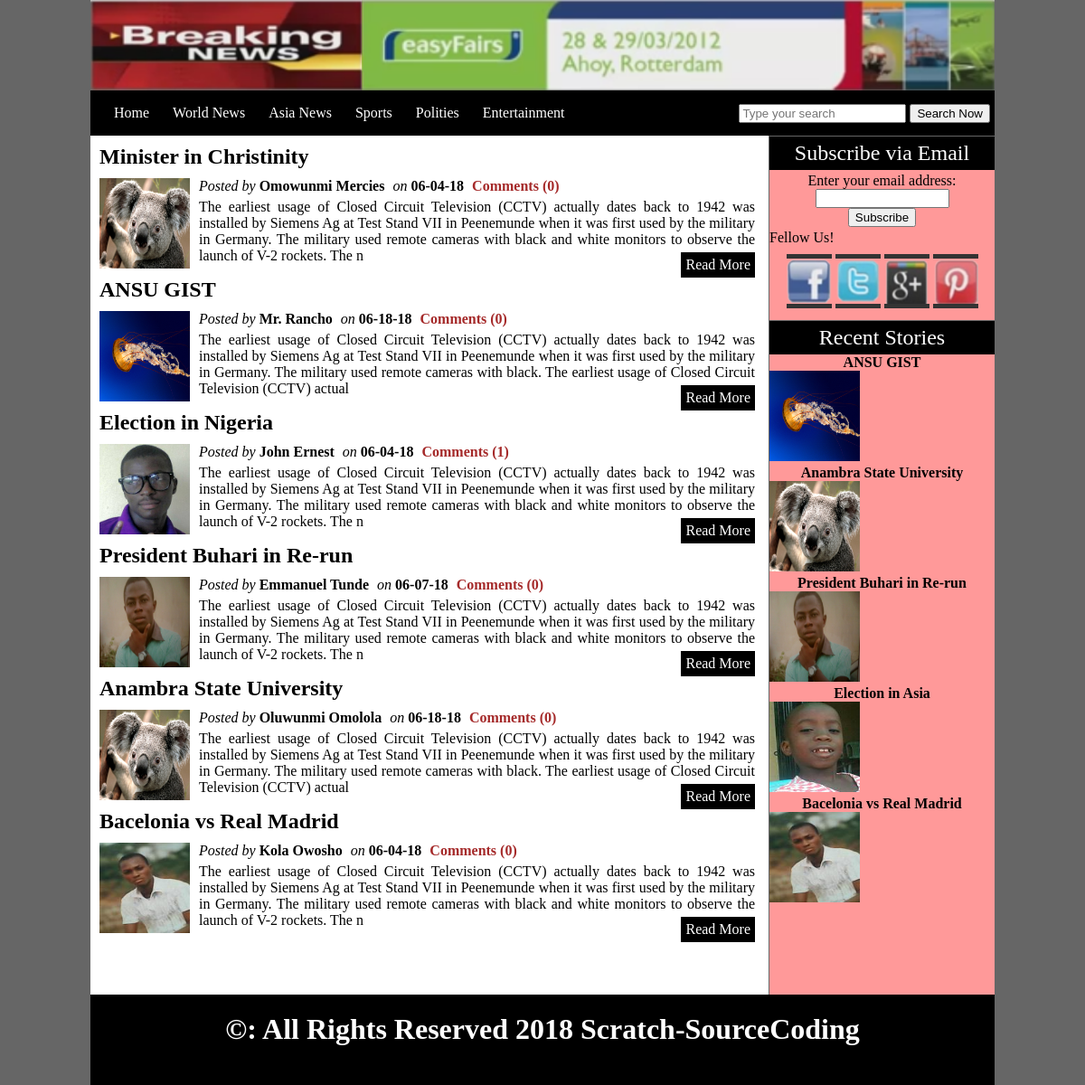
The page / on the database its author committed.
### tables this page shows
CREATE TABLE `categories` (
  `cat_id` int(10) NOT NULL,
  `cat_title` varchar(50) NOT NULL
);

CREATE TABLE `posts` (
  `post_id` int(10) NOT NULL,
  `category_id` int(10) NOT NULL,
  `post_title` varchar(100) NOT NULL,
  `post_date` text NOT NULL,
  `post_author` varchar(50) NOT NULL,
  `post_keywords` varchar(100) NOT NULL,
  `post_image` text NOT NULL,
  `post_content` text NOT NULL
);

### includes/post_content.php (the view)
<div class="post_area">
  <?php
    $get_posts = "SELECT * FROM posts ORDER BY rand() LIMIT 0,6";
    $run_posts = mysqli_query($con,$get_posts);
    while ($row_posts = mysqli_fetch_array($run_posts)) {
      $post_id = $row_posts['post_id'];
      $post_title = $row_posts['post_title'];
      $post_date = $row_posts['post_date'];
      $post_author = $row_posts['post_author'];
      $post_image = $row_posts['post_image'];
      $comments =
      $post_content = substr($row_posts['post_content'],0,300);
      $post_new_id = $post_id;
      $get_comments = "select * from comments where post_id='$post_new_id' AND status='approve'";
      $run_comments = mysqli_query($con,$get_comments);
      $count = mysqli_num_rows($run_comments);
      echo"
        <h2><a id='content_title' href='details.php?post=$post_id'>$post_title</a></h2>
        <span><i>Posted by </i><b>$post_author</b></span><span><i>on </i><b>$post_date</b></span><span style='color:brown'><b>Comments ($count)</b></span>
        <img src='admin/post_images/$post_image' width='100' height='100' />
        <p>$post_content <a id='read_more_link' href='details.php?post=$post_id'>Read More</a></p>
      ";
    }
  ?>
</div>

### index.php (shortened to what this page needs)
<!DOCTYPE html>
<html>
  <head>
    <link rel="stylesheet" href="styles/style.css" media="all">
  </head>
  <body>
      <div class="container">
        <div class="head">
          <a href="index.php"><img id="logo" src="images/logo.png" alt="logo"/></a>
          <img id="banner" src="images/ad_banner.png" alt="banner" />
        </div>
        <?php
        include("includes/navbar.php");
        if(!isset($_GET['cat'])){
        include("includes/post_content.php");
        }else {
        include("includes/get_post_categories.php");
        }
        include("includes/sidebar.php");
        include("includes/footer.php");
        ?>
  </body>
</html>

### includes/navbar.php
<div class="navbar">
  <ul id="menu">
    <?php
      include("includes/database.php");
      $get_cat = "select * from categories";
      $run_cats = mysqli_query($con,$get_cat);
      echo "<li><a style='margin-left:20px;' href='index.php'>Home</a></li>";
      while ($cats_row=mysqli_fetch_array($run_cats)) {
        $cat_id = $cats_row['cat_id'];
        $cat_title = $cats_row['cat_title'];
        echo "
        <li><a href='index.php?cat=$cat_id'>$cat_title</a></li>
        ";
      }
    ?>
  </ul>
  <div id="form">
    <form class="" action="results.php" method="get" enctype="multipart/form-data">
      <input type="text" name="search_query" Placeholder="Type your search" />
      <input type="submit" name="search" value="Search Now"/>
    </form>
  </div>
</div>

### includes/sidebar.php
<div class="sidebar">
  <div id="sidebar_title">Subscribe via Email</div>
  <div class="">
    <form style="padding:3px; text-align:center;" action="http://feedburner.google.com/fb/a/mailverify" method="post" target="popupwindow" onsubmit="window.open('http://feedburner.google.com/fb/a/mailverify?uri=OnlineComputerTeacherkarachi', 'popupwindow',scrollbars=yes,width=550,height=520); return true"><p>Enter your email address:</p><p><input type="text" name="email" style="width:140px"></p><input type="hidden" name="uri" value="OnlineComputerTeacherkarachi"><input type="hidden" name="loc" value="en_US"><input type="submit" value="Subscribe"></p>
    </form>
  </div>
  <div ="sidebar_title">Fellow Us!</div>
    <div id="social">
      <img src="images/facebook.png" alt="facebook" width="50" height="50"/>
      <img src="images/twitter.png" alt="twitter" width="50" height="50"/>
      <img src="images/google.png" alt="google" width="50" height="50"/>
      <img src="images/pin.png" alt="pin" width="50" height="50"/>
    </div>
  <div id="sidebar_title">Recent Stories</div>
  <?php
    $get_posts = "SELECT * FROM posts ORDER BY 1 DESC LIMIT 0,5";
    $run_posts = mysqli_query($con,$get_posts);
    while ($row_posts = mysqli_fetch_array($run_posts)) {
      $post_id = $row_posts['post_id'];
      $post_title = $row_posts['post_title'];
      $post_image = $row_posts['post_image'];
      echo"
        <h2><a href='details.php?post=$post_id'>$post_title</a></h2>
        <img src='admin/post_images/$post_image' width='100' height='100' />
      ";
    }
  ?>
</div>

### includes/footer.php
<div class="footer_area">
    <h1 style="padding:20px; text-align:center">&copy: All Rights Reserved 2018 Scratch-SourceCoding</h1>
</div>

### styles/style.css (style rules this page uses)
html, body, div, span, applet, object, iframe, h1, h2, h3,h4,h5,h6, p, blockquote, pre, a, abbr, acronym, address, big, cite, code, del, dfn, em, img, ins, kbd, q, s, samp, small, strike, strong, sub, sup, tt, var, b,u,i, center, dl, dt, dd, ol, ul, li, fieldset, form, label, legend, table, caption, tbody, tfoot, thead, tr, th, td, article, aside, canvas, details, embed, figure, figcaption, footer, header, hgroup, menu, nav, output, ruby, section, summary, time, mark, audio, video { margin: 0; padding: 0; border: 0; vertical-align: baseline; }
body { background: #666; }
.container { width: 1000px; margin: auto; }
.head { width: 1000px; height: 100px; background: #fff; }
#logo { float: left; height: 100px; width: 30%; }
#banner { float: right; height: 100px; width: 70%; }
.navbar { width: 1000px; height: 50px; background: #000; }
#menu { line-height: 50px; float: left; }
#menu li { list-style-type: none; display: inline; }
#menu a { text-decoration: none; font-size: 16px; font-family: "Comic Sans MS", cursive; color: #FFF; margin: 5px; padding: 6px; }
.post_area { width: 730px; background: #fff; float: left; padding: 10px; min-height: 930px; }
.post_area img { padding: 0 10px 10px 0; float: left; }
.post_area p { margin: 5px; text-align: justify; }
.post_area h2 { padding-bottom: 10px; clear: left; }
.post_area span { margin-right: 9px; }
.sidebar { width: 249px; background: #F99; float: right; border-left: 1px solid #666; min-height: 950px; }
.sidebar h2 { font-size: 16px; text-align: center; }
.sidebar h2 a { text-decoration: none; color: #000; }
#sidebar_title { background: #000; color: #fff; padding: 5px; font-size: 24px; border-top: 1px solid #666; text-align: center; }
#social { margin: 4px; padding: 5px; text-align: center; }
#social img { border-top: 5px solid #333; border-bottom: 5px solid #333; }
#form { float: right; line-height: 50px; padding-right: 5px; }
.footer_area { width: 1000px; height: 100px; background: #000; color: #FFF; clear: both; }
#read_more_link { float:right; background: #000; color: #FFF; padding: 5px; text-decoration: none; margin-top: 5px; }
#content_title { text-decoration: none; color: #000; font-family: "Comic Sans MS", cursive; font-size: 24px; }

### rows shown on the page
categories: cat_title "World News"
categories: cat_title "Asia News"
categories: cat_title "Sports"
categories: cat_title "Polities"
categories: cat_title "Entertainment"
posts: post_title "Minister in Christinity", post_author "Omowunmi Mercies", post_date "06-04-18", count "0", post_image (picture), post_content "The earliest usage of Closed Circuit Television (CCTV) actually dates back to 1942 was installed by Siemens Ag at Test Stand VII in Peenemunde when it was first used by the military in Germany. The military used remote cameras with black and white monitors to observe the launch of V-2 rockets. The n"
posts: post_title "ANSU GIST", post_author "Mr. Rancho", post_date "06-18-18", count "0", post_image (picture), post_content "The earliest usage of Closed Circuit Television (CCTV) actually dates back to 1942 was installed by Siemens Ag at Test Stand VII in Peenemunde when it was first used by the military in Germany. The military used remote cameras with black. The earliest usage of Closed Circuit Television (CCTV) actual"
posts: post_title "Election in Nigeria", post_author "John Ernest", post_date "06-04-18", count "1", post_image (picture), post_content "The earliest usage of Closed Circuit Television (CCTV) actually dates back to 1942 was installed by Siemens Ag at Test Stand VII in Peenemunde when it was first used by the military in Germany. The military used remote cameras with black and white monitors to observe the launch of V-2 rockets. The n"
posts: post_title "President Buhari in Re-run", post_author "Emmanuel Tunde", post_date "06-07-18", count "0", post_image (picture), post_content "The earliest usage of Closed Circuit Television (CCTV) actually dates back to 1942 was installed by Siemens Ag at Test Stand VII in Peenemunde when it was first used by the military in Germany. The military used remote cameras with black and white monitors to observe the launch of V-2 rockets. The n"
posts: post_title "Anambra State University", post_author "Oluwunmi Omolola", post_date "06-18-18", count "0", post_image (picture), post_content "The earliest usage of Closed Circuit Television (CCTV) actually dates back to 1942 was installed by Siemens Ag at Test Stand VII in Peenemunde when it was first used by the military in Germany. The military used remote cameras with black. The earliest usage of Closed Circuit Television (CCTV) actual"
posts: post_title "Bacelonia vs Real Madrid", post_author "Kola Owosho", post_date "06-04-18", count "0", post_image (picture), post_content "The earliest usage of Closed Circuit Television (CCTV) actually dates back to 1942 was installed by Siemens Ag at Test Stand VII in Peenemunde when it was first used by the military in Germany. The military used remote cameras with black and white monitors to observe the launch of V-2 rockets. The n"
posts: post_title "Election in Asia", post_image (picture)
